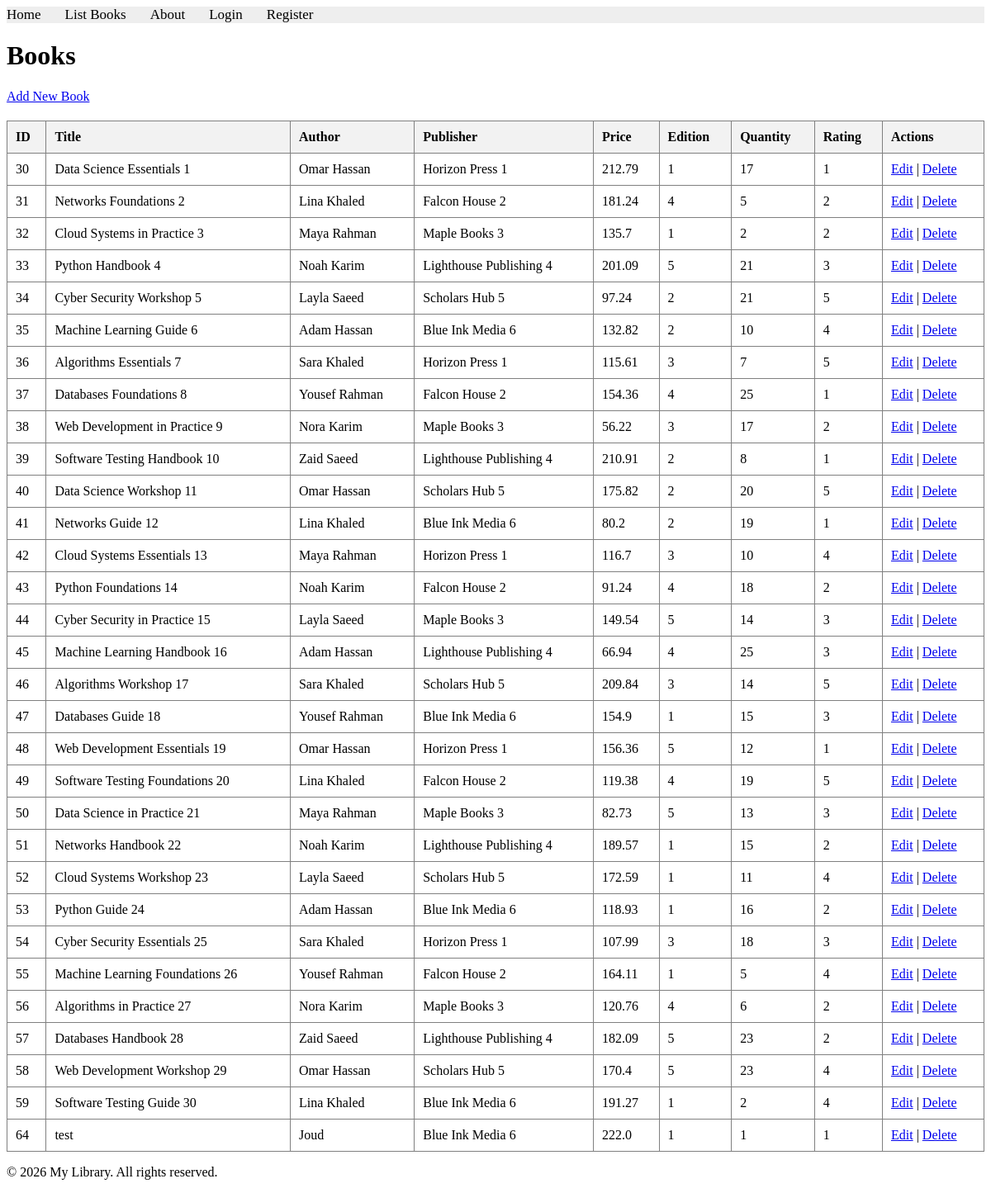
Page /books/lab9_part1/listbooks on the committed database.
### apps/bookmodule/models.py (models this page shows, shortened)
class Book(models.Model):
    title = models.CharField(max_length=100)
    author = models.CharField(max_length=50, blank=True)
    price = models.FloatField(default=0.0)
    quantity = models.IntegerField(default=1)
    pubdate = models.DateTimeField(null=True, blank=True)
    rating = models.SmallIntegerField(default=1)
    edition = models.SmallIntegerField(default=1)
    publisher = models.ForeignKey(
        Publisher,
        null=True,
        blank=True,
        on_delete=models.SET_NULL,
    )
    authors = models.ManyToManyField(Author, blank=True)

class Publisher(models.Model):
    name = models.CharField(max_length=200)
    location = models.CharField(max_length=300)

### apps/bookmodule/views.py (the view)
# urls.py: path('lab9_part1/listbooks', views.lab9_part1_listbooks, name="books.lab9_part1_listbooks"),
def lab9_part1_listbooks(request):
    books = Book.objects.select_related('publisher').order_by('id')
    return render(
        request,
        'bookmodule/lab9_part1_listbooks.html',
        {'books': books},
    )

### apps/templates/bookmodule/lab9_part1_listbooks.html (shortened to what this page needs)
{% extends "layouts/base.html" %}
{% block content %}
<h1>Books</h1>
<p>
    <a href="{% url 'books.lab9_part1_addbook' %}">Add New Book</a>
</p>
<table border="1" style="width: 100%; border-collapse: collapse; margin-top: 20px;">
    <thead>
        <tr style="background-color: #f2f2f2; text-align: left;">
            <th style="padding: 10px;">ID</th>
            <th style="padding: 10px;">Title</th>
            <th style="padding: 10px;">Author</th>
            <th style="padding: 10px;">Publisher</th>
            <th style="padding: 10px;">Price</th>
            <th style="padding: 10px;">Edition</th>
            <th style="padding: 10px;">Quantity</th>
            <th style="padding: 10px;">Rating</th>
            <th style="padding: 10px;">Actions</th>
        </tr>
    </thead>
    <tbody>
        {% for book in books %}
        <tr>
            <td style="padding: 10px;">{{ book.id }}</td>
            <td style="padding: 10px;">{{ book.title }}</td>
            <td style="padding: 10px;">{{ book.author|default:"No author" }}</td>
            <td style="padding: 10px;">{{ book.publisher.name|default:"No publisher" }}</td>
            <td style="padding: 10px;">{{ book.price }}</td>
            <td style="padding: 10px;">{{ book.edition }}</td>
            <td style="padding: 10px;">{{ book.quantity }}</td>
            <td style="padding: 10px;">{{ book.rating }}</td>
            <td style="padding: 10px;">
                <a href="{% url 'books.lab9_part1_editbook' book.id %}">Edit</a>
                |
                <a href="{% url 'books.lab9_part1_deletebook' book.id %}">Delete</a>
            </td>
        </tr>
        {% empty %}
        <tr>
            <td colspan="9" style="text-align: center; padding: 10px;">No books found.</td>
        </tr>
        {% endfor %}
    </tbody>
</table>
{% endblock content %}

### rows in the picture
Book: id "30", title "Data Science Essentials 1", author "Omar Hassan", publisher.name "Horizon Press 1", price "212.79", edition "1", quantity "17", rating "1"
Book: id "31", title "Networks Foundations 2", author "Lina Khaled", publisher.name "Falcon House 2", price "181.24", edition "4", quantity "5", rating "2"
Book: id "32", title "Cloud Systems in Practice 3", author "Maya Rahman", publisher.name "Maple Books 3", price "135.7", edition "1", quantity "2", rating "2"
Book: id "33", title "Python Handbook 4", author "Noah Karim", publisher.name "Lighthouse Publishing 4", price "201.09", edition "5", quantity "21", rating "3"
Book: id "34", title "Cyber Security Workshop 5", author "Layla Saeed", publisher.name "Scholars Hub 5", price "97.24", edition "2", quantity "21", rating "5"
Book: id "35", title "Machine Learning Guide 6", author "Adam Hassan", publisher.name "Blue Ink Media 6", price "132.82", edition "2", quantity "10", rating "4"
Book: id "36", title "Algorithms Essentials 7", author "Sara Khaled", publisher.name "Horizon Press 1", price "115.61", edition "3", quantity "7", rating "5"
Book: id "37", title "Databases Foundations 8", author "Yousef Rahman", publisher.name "Falcon House 2", price "154.36", edition "4", quantity "25", rating "1"
Book: id "38", title "Web Development in Practice 9", author "Nora Karim", publisher.name "Maple Books 3", price "56.22", edition "3", quantity "17", rating "2"
Book: id "39", title "Software Testing Handbook 10", author "Zaid Saeed", publisher.name "Lighthouse Publishing 4", price "210.91", edition "2", quantity "8", rating "1"
Book: id "40", title "Data Science Workshop 11", author "Omar Hassan", publisher.name "Scholars Hub 5", price "175.82", edition "2", quantity "20", rating "5"
Book: id "41", title "Networks Guide 12", author "Lina Khaled", publisher.name "Blue Ink Media 6", price "80.2", edition "2", quantity "19", rating "1"
Book: id "42", title "Cloud Systems Essentials 13", author "Maya Rahman", publisher.name "Horizon Press 1", price "116.7", edition "3", quantity "10", rating "4"
Book: id "43", title "Python Foundations 14", author "Noah Karim", publisher.name "Falcon House 2", price "91.24", edition "4", quantity "18", rating "2"
Book: id "44", title "Cyber Security in Practice 15", author "Layla Saeed", publisher.name "Maple Books 3", price "149.54", edition "5", quantity "14", rating "3"
Book: id "45", title "Machine Learning Handbook 16", author "Adam Hassan", publisher.name "Lighthouse Publishing 4", price "66.94", edition "4", quantity "25", rating "3"
Book: id "46", title "Algorithms Workshop 17", author "Sara Khaled", publisher.name "Scholars Hub 5", price "209.84", edition "3", quantity "14", rating "5"
Book: id "47", title "Databases Guide 18", author "Yousef Rahman", publisher.name "Blue Ink Media 6", price "154.9", edition "1", quantity "15", rating "3"
Book: id "48", title "Web Development Essentials 19", author "Omar Hassan", publisher.name "Horizon Press 1", price "156.36", edition "5", quantity "12", rating "1"
Book: id "49", title "Software Testing Foundations 20", author "Lina Khaled", publisher.name "Falcon House 2", price "119.38", edition "4", quantity "19", rating "5"
Book: id "50", title "Data Science in Practice 21", author "Maya Rahman", publisher.name "Maple Books 3", price "82.73", edition "5", quantity "13", rating "3"
Book: id "51", title "Networks Handbook 22", author "Noah Karim", publisher.name "Lighthouse Publishing 4", price "189.57", edition "1", quantity "15", rating "2"
Book: id "52", title "Cloud Systems Workshop 23", author "Layla Saeed", publisher.name "Scholars Hub 5", price "172.59", edition "1", quantity "11", rating "4"
Book: id "53", title "Python Guide 24", author "Adam Hassan", publisher.name "Blue Ink Media 6", price "118.93", edition "1", quantity "16", rating "2"
Book: id "54", title "Cyber Security Essentials 25", author "Sara Khaled", publisher.name "Horizon Press 1", price "107.99", edition "3", quantity "18", rating "3"
Book: id "55", title "Machine Learning Foundations 26", author "Yousef Rahman", publisher.name "Falcon House 2", price "164.11", edition "1", quantity "5", rating "4"
Book: id "56", title "Algorithms in Practice 27", author "Nora Karim", publisher.name "Maple Books 3", price "120.76", edition "4", quantity "6", rating "2"
Book: id "57", title "Databases Handbook 28", author "Zaid Saeed", publisher.name "Lighthouse Publishing 4", price "182.09", edition "5", quantity "23", rating "2"
Book: id "58", title "Web Development Workshop 29", author "Omar Hassan", publisher.name "Scholars Hub 5", price "170.4", edition "5", quantity "23", rating "4"
Book: id "59", title "Software Testing Guide 30", author "Lina Khaled", publisher.name "Blue Ink Media 6", price "191.27", edition "1", quantity "2", rating "4"
Book: id "64", title "test", author "Joud", publisher.name "Blue Ink Media 6", price "222.0", edition "1", quantity "1", rating "1"
